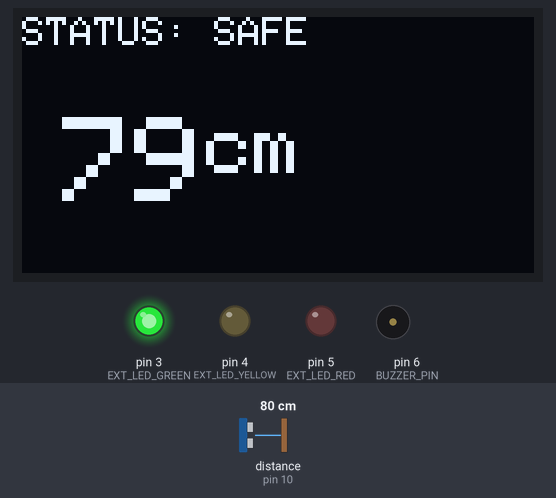
A sketch run on a simulated Arduino Uno, built with avr-gcc and run on an emulated ATmega328P. Parts: 128×64 one-colour display, output pins drawn as LEDs (lit = HIGH), buzzer (waves = sounding). Wiring (inferred from the names in the program): ultrasonic range finder: trigger pin 9; echo pin 10. The test bench sets the inputs (shaded band); at power-on: distance to the obstacle (sensor on pin 10) 80 cm. The echo pulse lasts 58.3 µs per cm; pins used as bus, display or sensor lines are not drawn; what the sketch prints to the serial monitor is not drawn.

Above: at 3.2 s.
3.3 s: distance to the obstacle (sensor on pin 10) set to 63 cm
At 4.2 s:
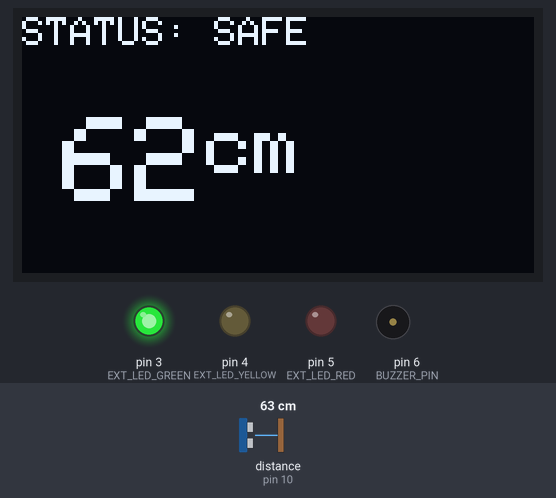
5.1 s: distance to the obstacle (sensor on pin 10) set to 60 cm
At 5.7 s:
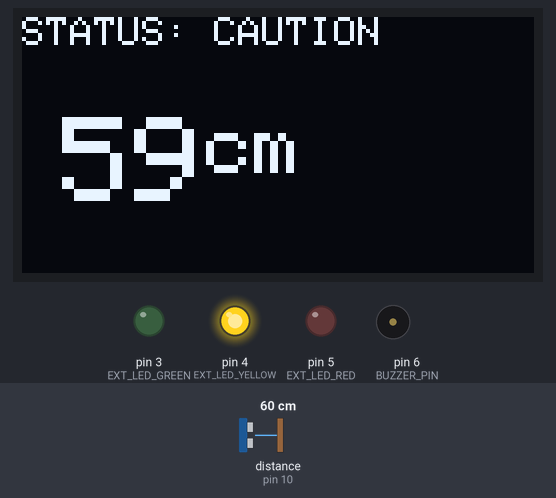
8.1 s: distance to the obstacle (sensor on pin 10) set to 18 cm
At 8.9 s:
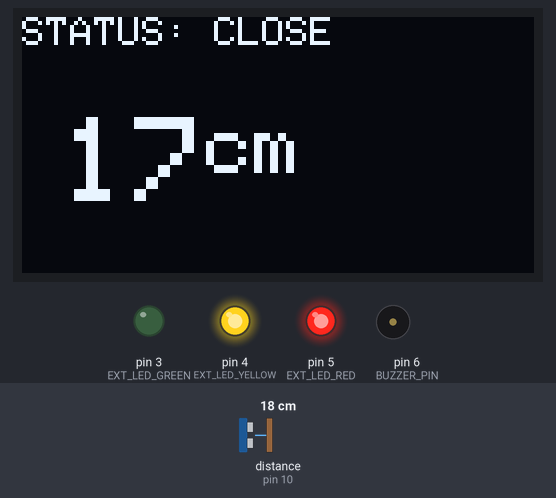
10.0 s: distance to the obstacle (sensor on pin 10) set to 14 cm
At 11.0 s:
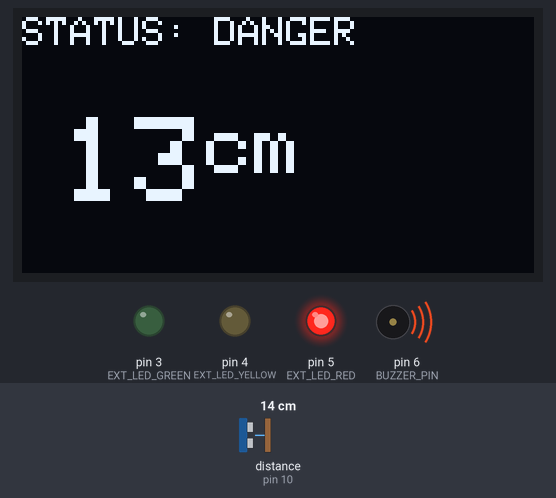
11.8 s: distance to the obstacle (sensor on pin 10) set to 33 cm
At 12.7 s:
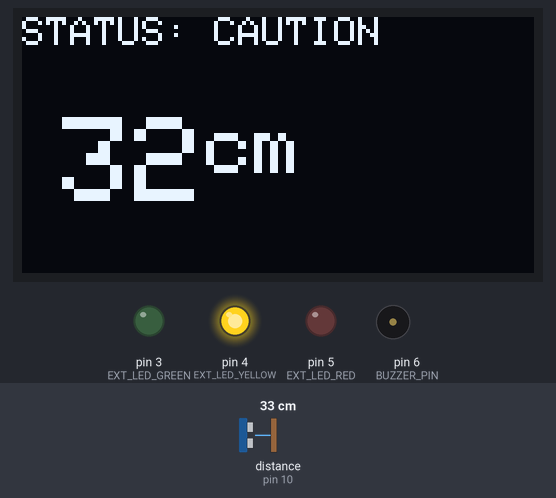
Timing chart, 0 to 14.3 s (numbered marks = the images above; inputs shaded):
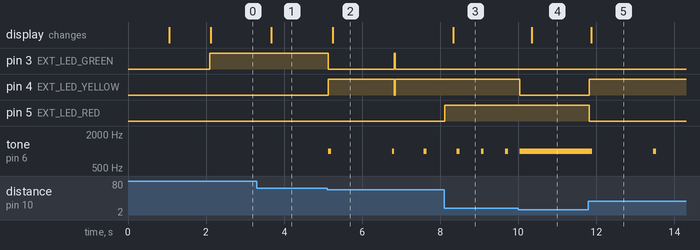

Measured:
- the behaviour switches between 61 and 60 cm on distance to the obstacle (sensor on pin 10) (found by bisection; images 1 and 2)
- the behaviour switches between 16 and 15 cm on distance to the obstacle (sensor on pin 10) (found by bisection; images 3 and 4)
- after the input at 3.3 s, the display: changes after 0.37 s (image 1)
- after the input at 5.1 s, pin 3 (EXT_LED_GREEN): HIGH → LOW at once, → HIGH 1.7 s later, → LOW 0.03 s later; pin 4 (EXT_LED_YELLOW): LOW → HIGH at once, → LOW 1.7 s later, → HIGH 0.03 s later
- after the input at 8.1 s, pin 5 (EXT_LED_RED): LOW → HIGH at once; the display: changes after 0.23 s (image 3)
- after the input at 10.0 s, pin 4 (EXT_LED_YELLOW): HIGH → LOW at once; the display: changes after 0.35 s (image 4)
- after the input at 11.8 s, pin 4 (EXT_LED_YELLOW): LOW → HIGH at once; pin 5 (EXT_LED_RED): HIGH → LOW at once; tone on pin 6 (BUZZER_PIN): 1000 Hz → silent after 0.09 s, → 1000 Hz 1.6 s later, → silent 0.07 s later; the display: changes after 0.08 s (image 5)

The sketch:

p3-parking-sensor.ino
```cpp
#include <Wire.h>
#include <Adafruit_GFX.h>
#include <Adafruit_SSD1306.h>

// OLED Configuration
#define SCREEN_WIDTH 128
#define SCREEN_HEIGHT 64
#define OLED_RESET    -1
Adafruit_SSD1306 display(SCREEN_WIDTH, SCREEN_HEIGHT, &Wire, OLED_RESET);

// Hardware Pins (Renesas Uno R4 Safe)
const int EXT_TRIG_PIN   = 9;
const int EXT_ECHO_PIN   = 10;
const int BUZZER_PIN     = 6;
const int EXT_LED_GREEN  = 3;
const int EXT_LED_YELLOW = 4;
const int EXT_LED_RED    = 5;

// System Variables
float currentDistance = 0.0;
String currentZone    = "SAFE";
int beepInterval      = 0;     // 0 = Off, -1 = Continuous, >0 = pulse ms
bool buzzerState      = false;

// Timing Variables
unsigned long currentMillis    = 0;
unsigned long lastBeepTime     = 0;
unsigned long lastTelemetryTime = 0;

void setup() {
  Serial.begin(9600);
  delay(1000);

  pinMode(EXT_TRIG_PIN, OUTPUT);
  pinMode(EXT_ECHO_PIN, INPUT);
  pinMode(BUZZER_PIN, OUTPUT);
  pinMode(EXT_LED_GREEN, OUTPUT);
  pinMode(EXT_LED_YELLOW, OUTPUT);
  pinMode(EXT_LED_RED, OUTPUT);

  // Turn LEDs off initially
  digitalWrite(EXT_LED_GREEN, LOW);
  digitalWrite(EXT_LED_YELLOW, LOW);
  digitalWrite(EXT_LED_RED, LOW);

  // Initialize OLED Safely using the exact address we just found!
  if(!display.begin(SSD1306_SWITCHCAPVCC, 0x3C)) {
    Serial.println(F("OLED failed to connect, check I2C wiring."));
  } else {
    display.clearDisplay();
    display.setTextSize(1);
    display.setTextColor(SSD1306_WHITE);
    display.setCursor(10, 20);
    display.println("System Ready!");
    display.display();
  }
  delay(1000);
}

void loop() {
  currentMillis = millis();

  // 1. Get Filtered Distance (Average of 3 quick samples for stability)
  float total = 0;
  for(int i=0; i<3; i++) {
    digitalWrite(EXT_TRIG_PIN, LOW);
    delayMicroseconds(2);
    digitalWrite(EXT_TRIG_PIN, HIGH);
    delayMicroseconds(10);
    digitalWrite(EXT_TRIG_PIN, LOW);
    long duration = pulseIn(EXT_ECHO_PIN, HIGH);
    total += (duration * 0.0343) / 2.0;
    delay(5); // tiny delay between pings
  }
  currentDistance = total / 3.0;

  // 2. Zone Logic Engine
  if (currentDistance > 60.0) {
    currentZone = "SAFE";
    beepInterval = 0;
    digitalWrite(EXT_LED_GREEN, HIGH);
    digitalWrite(EXT_LED_YELLOW, LOW);
    digitalWrite(EXT_LED_RED, LOW);
  }
  else if (currentDistance > 30.0 && currentDistance <= 60.0) {
    currentZone = "CAUTION";
    beepInterval = 800;
    digitalWrite(EXT_LED_GREEN, LOW);
    digitalWrite(EXT_LED_YELLOW, HIGH);
    digitalWrite(EXT_LED_RED, LOW);
  }
  else if (currentDistance > 15.0 && currentDistance <= 30.0) {
    currentZone = "CLOSE";
    beepInterval = 300;
    digitalWrite(EXT_LED_GREEN, LOW);
    digitalWrite(EXT_LED_YELLOW, HIGH);
    digitalWrite(EXT_LED_RED, HIGH);
  }
  else {
    currentZone = "DANGER";
    beepInterval = -1;
    digitalWrite(EXT_LED_GREEN, LOW);
    digitalWrite(EXT_LED_YELLOW, LOW);
    digitalWrite(EXT_LED_RED, HIGH);
  }

  // 3. Asynchronous Buzzer Controller
  if (beepInterval == 0) {
    noTone(BUZZER_PIN);
    buzzerState = false;
  }
  else if (beepInterval == -1) {
    tone(BUZZER_PIN, 1000); // Continuous
  }
  else {
    if (currentMillis - lastBeepTime >= (unsigned long)beepInterval) {
      lastBeepTime = currentMillis;
      buzzerState = !buzzerState;
      if (buzzerState) tone(BUZZER_PIN, 1000, 70);
      else noTone(BUZZER_PIN);
    }
  }

  // 4. Update Screen & Serial every 500ms
  if (currentMillis - lastTelemetryTime >= 500) {
    lastTelemetryTime = currentMillis;

    // Serial Output
    Serial.print("Distance: ");
    Serial.print(currentDistance, 1);
    Serial.print(" cm | Zone: ");
    Serial.println(currentZone);

    // OLED Rendering (Clean, Text-Only Layout)
    display.clearDisplay();

    // Top Header: Zone Indicator
    display.setTextSize(1);
    display.setCursor(0, 0);
    display.print("STATUS: ");
    display.print(currentZone);

    // Main Body: Massive Distance Readout
    display.setTextSize(3);
    display.setCursor(10, 25);

    if(currentDistance > 999) {
      display.print("MAX");
    } else {
      display.print((int)currentDistance);
      display.setTextSize(2);
      display.print("cm");
    }

    display.display();
  }
}
```
